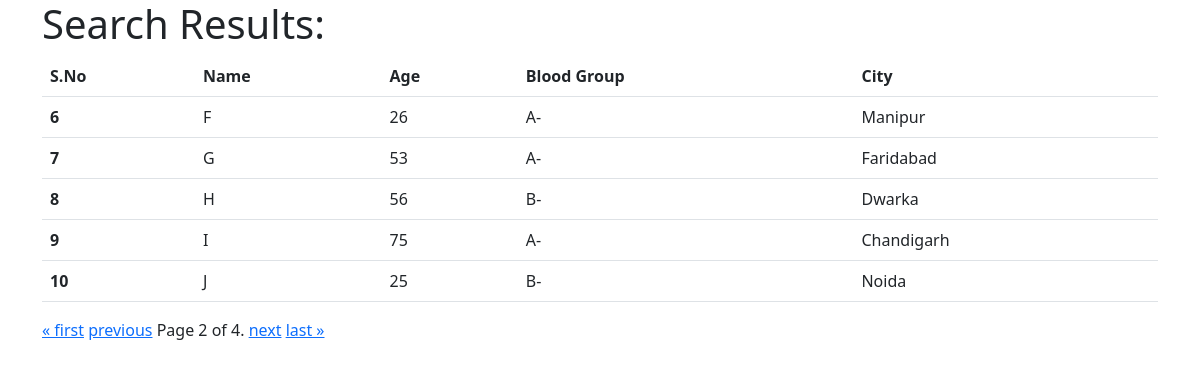
The app's page /search/?page=2 with its own data.
### portal_app/models.py (models this page shows, shortened)
class bloodgroup(models.Model):
    name = models.CharField(max_length=40)
    age = models.IntegerField()
    email = models.EmailField(unique=True)
    contact = models.CharField(max_length=10)
    department = models.CharField(max_length=30)
    city = models.CharField(max_length=30)
    blood_group_types = models.TextChoices("Blood Group","A+ A- B+ B- O+ O-")
    blood_group = models.CharField(choices=blood_group_types.choices, max_length=10)

### portal_app/views.py (the view)
# urls.py: path('search/',views.search, name='search')
def search(request):
    mylist=bloodgroup.objects.all()
    paginator = Paginator(mylist, 5) # Show 25 contacts per page.
    page_number = request.GET.get('page')
    page_obj = paginator.get_page(page_number)
    return render(request, 'portal_app/results.html', {'page_obj': page_obj})

### portal_app/templates/portal_app/results.html (shortened to what this page needs)
<!DOCTYPE html>
<html lang="en">
<head>
    <link href="https://cdn.jsdelivr.net/npm/bootstrap@5.3.0-alpha1/dist/css/bootstrap.min.css" rel="stylesheet"
>
</head>
<body>
    <div class="container">
        <h1>Search Results:</h1>
        <table class="table">
            <thead>
                <tr>
                    <th scope="col">S.No</th>
                    <th scope="col">Name</th>
                    <th scope="col">Age</th>
                    <th scope="col">Blood Group</th>
                    <th scope="col">City</th>
                </tr>
            </thead>
            <tbody>
                {% for x in page_obj %}
                <tr>
                    <th scope="row">{{ x.id }}</th>
                    <td>{{ x.name }}</td>
                    <td>{{ x.age }}</td>
                    <td>{{ x.blood_group }}</td>
                    <td>{{ x.city}}</td>
                </tr>
                {% endfor %}
            </tbody>
        </table>
        <div class="pagination">
            <span class="step-links">
                {% if page_obj.has_previous %}
                <a href="?page=1">&laquo; first</a>
                <a href="?page={{ page_obj.previous_page_number }}">previous</a>
                {% endif %}
                <span class="current">
                    Page {{ page_obj.number }} of {{ page_obj.paginator.num_pages }}.
                </span>
                {% if page_obj.has_next %}
                <a href="?page={{ page_obj.next_page_number }}">next</a>
                <a href="?page={{ page_obj.paginator.num_pages }}">last &raquo;</a>
                {% endif %}
            </span>
        </div>
    </div>
</body>
</html>

### records on screen
bloodgroup: id "6", name "F", age "26", blood_group "A-", city "Manipur"
bloodgroup: id "7", name "G", age "53", blood_group "A-", city "Faridabad"
bloodgroup: id "8", name "H", age "56", blood_group "B-", city "Dwarka"
bloodgroup: id "9", name "I", age "75", blood_group "A-", city "Chandigarh"
bloodgroup: id "10", name "J", age "25", blood_group "B-", city "Noida"

### other values on screen
{{ page_obj.number }} "2"
{{ page_obj.paginator.num_pages }} "4"
